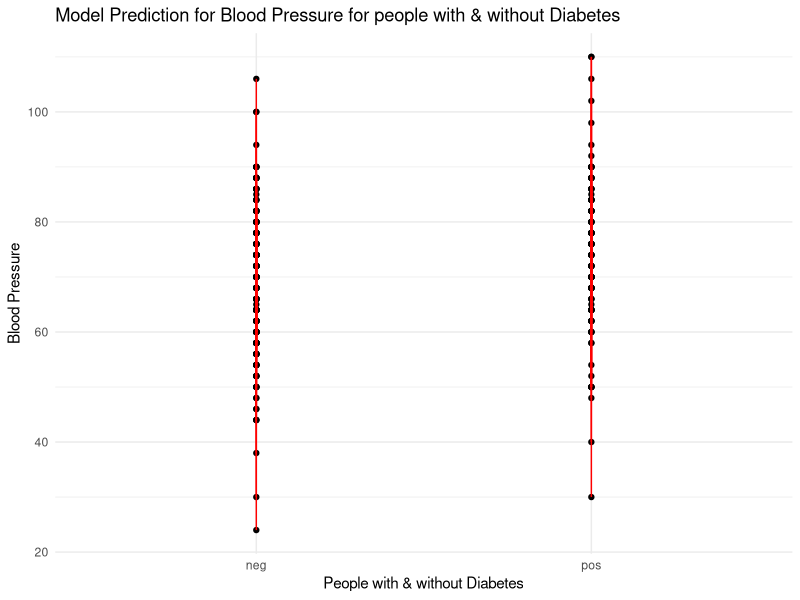
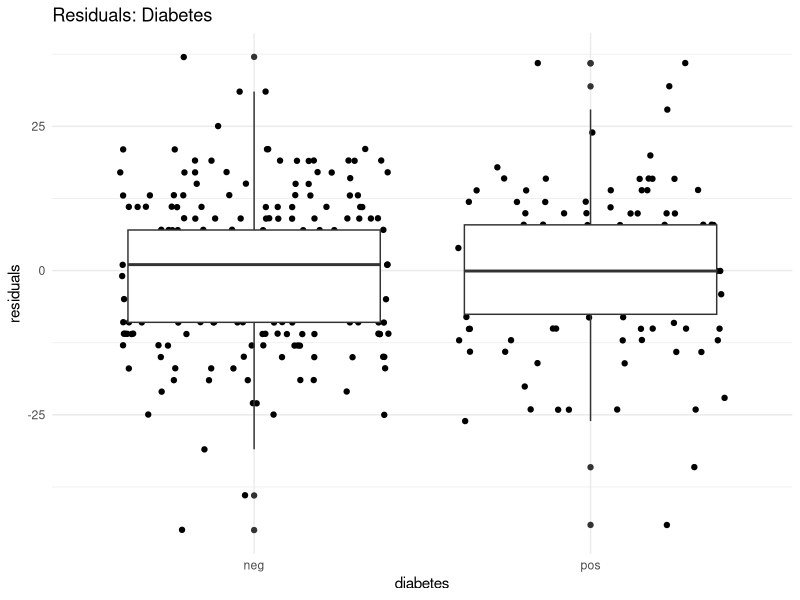
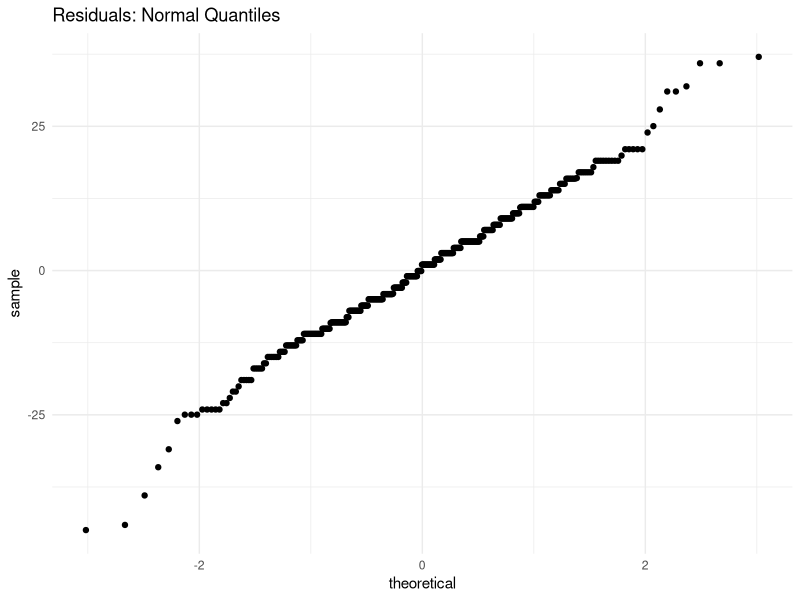
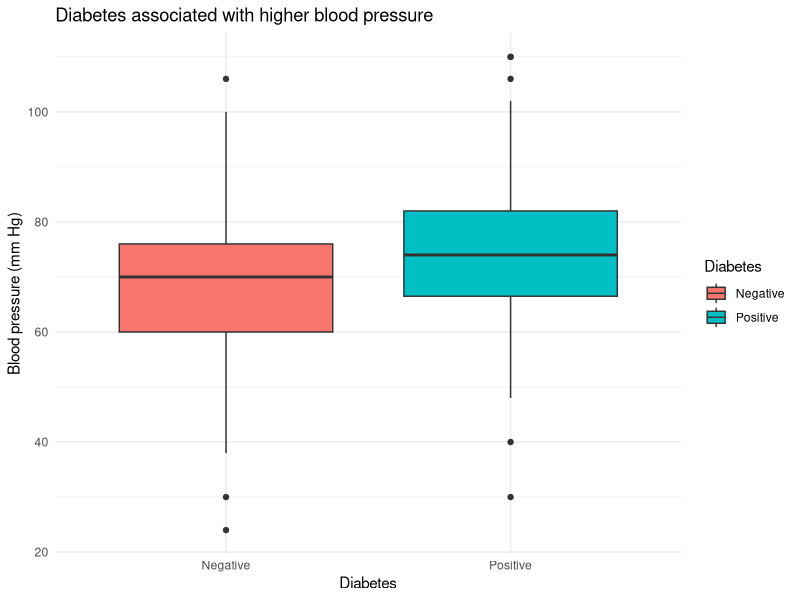
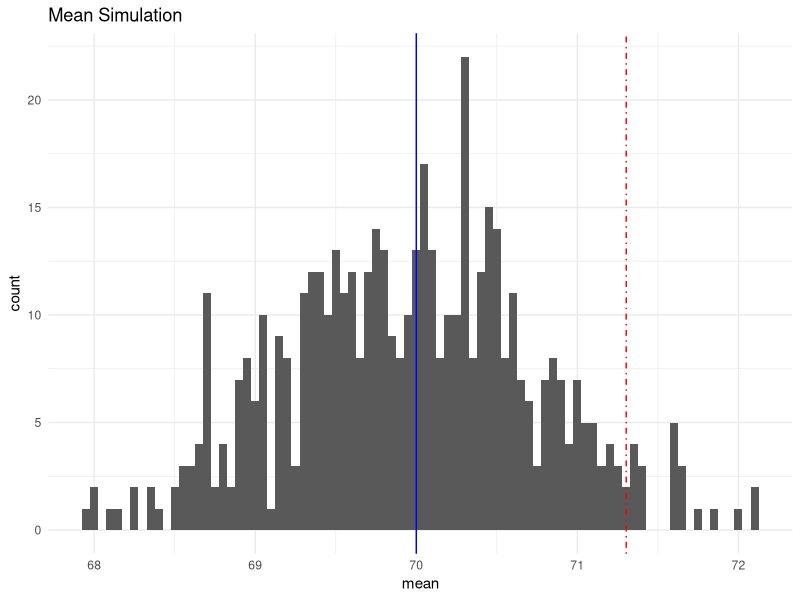

R code for these plots, in order:
## ---- chunk 1
knitr::opts_chunk$set(echo = TRUE)
## ---- chunk 2
library(ggplot2)
library(mlbench)
library("stringr")
library(modelr)
library(reshape)
library(tidyverse)
data(PimaIndiansDiabetes2)
piddf <- na.omit(PimaIndiansDiabetes2)
## ---- chunk 3
fit <- lm(pressure ~ diabetes, data=piddf)
piddf %>%
  add_predictions(fit) %>%
  ggplot(aes(x=diabetes, y=pressure)) +
  geom_point() +
  geom_smooth(method="lm") +
  geom_segment(aes(xend=diabetes, yend=pred), color="red") +
  labs(title='Model Prediction for Blood Pressure for people with & without Diabetes',x="People with & without Diabetes", y="Blood Pressure")+
  theme_minimal()
## ---- chunk 4
piddf %>%
  add_residuals(fit) %>%
  ggplot(aes(x=diabetes, y=resid)) +
  geom_jitter() +
  geom_boxplot() +
  labs(y="residuals",
       title="Residuals: Diabetes") +
  theme_minimal()
## ---- chunk 5
piddf %>%
  add_residuals(fit) %>%
  ggplot(aes(sample=resid)) +
  geom_qq() +
  labs(title="Residuals: Normal Quantiles") +
  theme_minimal()
## ---- chunk 6
summary(fit)
## ---- chunk 7
piddf %>%
  mutate(Diabetes=recode(diabetes,
                         pos="Positive", neg="Negative")) %>%
  ggplot(aes(x=Diabetes, y=pressure, fill=Diabetes)) +
  geom_boxplot() +
  labs(y="Blood pressure (mm Hg)",
       title="Diabetes associated with higher blood pressure") +
  theme_minimal()
## ---- chunk 8
N <- 300
s <- sample_n(piddf, N)
mean(s$pressure)
sd(s$pressure)

se <- sd(s$pressure) / sqrt(N)
se

nsamples <- 500
h0mean <- 70
h0 <- rnorm(nsamples, mean=h0mean, sd=se)
h0 <- tibble(sample=seq_len(nsamples), mean=h0)

ggplot(h0, aes(x=mean)) + 
  geom_histogram(binwidth=0.05) +
  geom_vline(xintercept=h0mean,
             color="blue") +
  geom_vline(xintercept=mean(s$pressure),
             linetype="dotdash",
             color="red") +
  labs(title='Mean Simulation') +
  theme_minimal()

summarize(h0, PValue=mean(mean > mean(s$pressure))) 

z <- (mean(s$pressure) - h0mean) / se
1 - pnorm(z)
